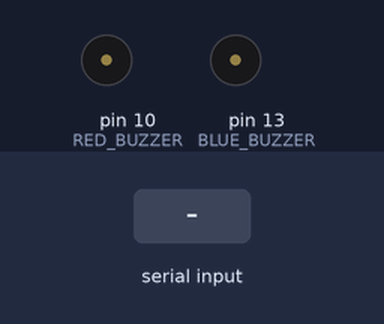
Recording of a sketch running on a simulated Arduino Uno, built with avr-gcc and run on an emulated ATmega328P. Shown: buzzer (waves = sounding, pin HIGH). The inputs (shaded band) are chosen by the test bench. What the sketch prints to the serial monitor is not drawn.

Above: at 1.2 s.
1.3 s: "B" received over Serial
At 1.8 s:
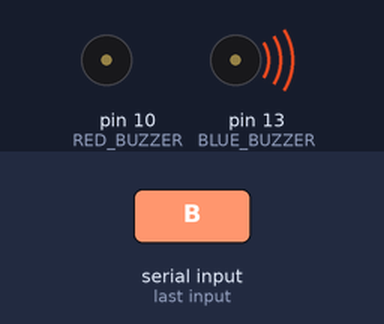
2.8 s: "R" received over Serial
At 4.1 s:
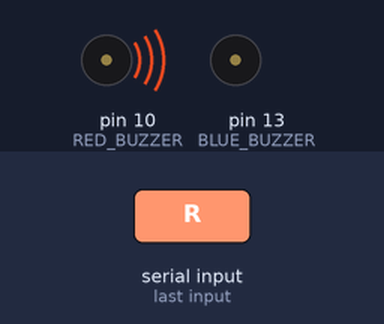
Timing chart, 0 to 5.8 s (numbered marks = the images above; inputs shaded):
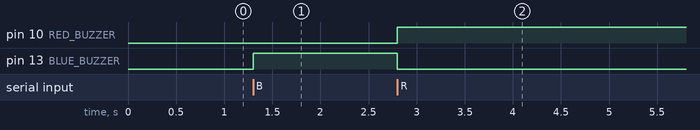

Measured:
- after the input at 1.3 s, pin 13 (BLUE_BUZZER): LOW → HIGH at once
- after the input at 2.8 s, pin 10 (RED_BUZZER): LOW → HIGH at once; pin 13 (BLUE_BUZZER): HIGH → LOW at once

The sketch:

254Project1.ino
```cpp
#define BLUE_BUZZER 13  // Pin for Blue Buzzer
#define RED_BUZZER 10   // Pin for Red Buzzer

void setup() {
    Serial.begin(9600);  // Initialize serial communication
    pinMode(BLUE_BUZZER, OUTPUT);
    pinMode(RED_BUZZER, OUTPUT);

    Serial.println("Arduino is ready, waiting for input.");
}

void loop() {
    if (Serial.available() > 0) {
        char receivedChar = Serial.read(); // Read the input

        if (receivedChar == 'B') { // Recognized face
        digitalWrite(RED_BUZZER, LOW); // turn the red LED off if it is on
        digitalWrite(BLUE_BUZZER, HIGH);  // turn the LED on
        }

        else if (receivedChar == 'R') { // Unrecognized face
        digitalWrite(BLUE_BUZZER, LOW); // turn the blue LED off if it is on
        digitalWrite(RED_BUZZER, HIGH);  // turn the LED on
        }
    }
}
```
